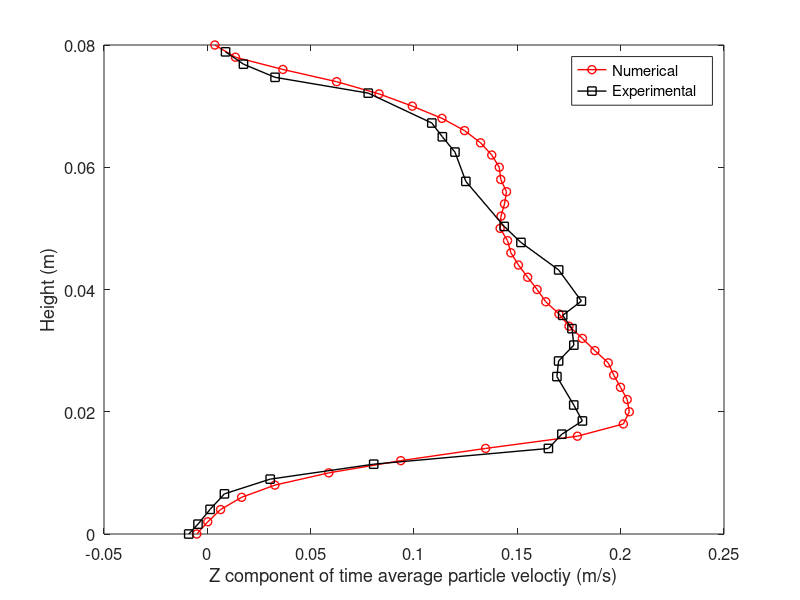

Source code (MATLAB):
% postproc.m: loads the data necessary and saves the graphs
% (compared to the reults by glowinski)

clear;
clc;
close all;

% read data from simulation
particle_vel_rec = load('./timeAverageVel.txt');
exp_particle_vel = load('./timeAverageVel_exp.txt');

linienstaerke = 1;
MarkerGroesse = 6;

figure(1)
h = plot(particle_vel_rec(:, 4), particle_vel_rec(:, 1) - 0.026, '-or',
         exp_particle_vel(:, 1), exp_particle_vel(:, 2) / 1000.0, '-sbk');

set(h, 'LineWidth', linienstaerke, 'MarkerSize', MarkerGroesse);
set(gca, 'FontSize', 12)
axis([-0.05 0.25 0.0 0.08])
xlabel('Z component of time average particle veloctiy (m/s)')
ylabel('Height (m)')
legend('Numerical  ', 'Experimental  ')
print('time_ave_vel.png')
